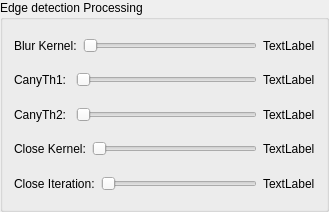
     <widget class="QGroupBox" name="groupBox_6">
      <property name="geometry">
       <rect>
        <x>1300</x>
        <y>20</y>
        <width>329</width>
        <height>212</height>
       </rect>
      </property>
      <property name="title">
       <string>Edge detection Processing</string>
      </property>
      <layout class="QVBoxLayout" name="verticalLayout_27">
       <item>
        <layout class="QVBoxLayout" name="verticalLayout_28">
         <item>
          <layout class="QVBoxLayout" name="verticalLayout_29">
           <item>
            <layout class="QHBoxLayout" name="horizontalLayout_44">
             <item>
              <widget class="QLabel" name="constlabelBlurKernel">
               <property name="text">
                <string>Blur Kernel:</string>
               </property>
              </widget>
             </item>
             <item>
              <widget class="QSlider" name="sliderBlurKernel">
               <property name="maximum">
                <number>50</number>
               </property>
               <property name="orientation">
                <enum>Qt::Horizontal</enum>
               </property>
              </widget>
             </item>
             <item>
              <widget class="QLabel" name="labelBlurKernel">
               <property name="text">
                <string>TextLabel</string>
               </property>
              </widget>
             </item>
            </layout>
           </item>
           <item>
            <layout class="QHBoxLayout" name="horizontalLayout_45">
             <item>
              <widget class="QLabel" name="constlabelCanyTh1Val">
               <property name="text">
                <string>CanyTh1: </string>
               </property>
              </widget>
             </item>
             <item>
              <widget class="QSlider" name="sliderCannyTh1">
               <property name="maximum">
                <number>1000</number>
               </property>
               <property name="orientation">
                <enum>Qt::Horizontal</enum>
               </property>
              </widget>
             </item>
             <item>
              <widget class="QLabel" name="labelCanyTh1Val">
               <property name="text">
                <string>TextLabel</string>
               </property>
              </widget>
             </item>
            </layout>
           </item>
           <item>
            <layout class="QHBoxLayout" name="horizontalLayout_46">
             <item>
              <widget class="QLabel" name="constlabelCanyTh2">
               <property name="text">
                <string>CanyTh2: </string>
               </property>
              </widget>
             </item>
             <item>
              <widget class="QSlider" name="sliderCannyTh2">
               <property name="maximum">
                <number>1000</number>
               </property>
               <property name="orientation">
                <enum>Qt::Horizontal</enum>
               </property>
              </widget>
             </item>
             <item>
              <widget class="QLabel" name="labelCanyTh2Val">
               <property name="text">
                <string>TextLabel</string>
               </property>
              </widget>
             </item>
            </layout>
           </item>
           <item>
            <layout class="QHBoxLayout" name="horizontalLayout_47">
             <item>
              <widget class="QLabel" name="constlabelCloseKernel">
               <property name="text">
                <string>Close Kernel:</string>
               </property>
              </widget>
             </item>
             <item>
              <widget class="QSlider" name="sliderCloseKernel">
               <property name="maximum">
                <number>50</number>
               </property>
               <property name="orientation">
                <enum>Qt::Horizontal</enum>
               </property>
              </widget>
             </item>
             <item>
              <widget class="QLabel" name="labelCloseKernel">
               <property name="text">
                <string>TextLabel</string>
               </property>
              </widget>
             </item>
            </layout>
           </item>
           <item>
            <layout class="QHBoxLayout" name="horizontalLayout_48">
             <item>
              <widget class="QLabel" name="constlabelCloseItr">
               <property name="text">
                <string>Close Iteration:</string>
               </property>
              </widget>
             </item>
             <item>
              <widget class="QSlider" name="sliderCloseItr">
               <property name="maximum">
                <number>50</number>
               </property>
               <property name="orientation">
                <enum>Qt::Horizontal</enum>
               </property>
              </widget>
             </item>
             <item>
              <widget class="QLabel" name="labelCloseItr">
               <property name="text">
                <string>TextLabel</string>
               </property>
              </widget>
             </item>
            </layout>
           </item>
          </layout>
         </item>
        </layout>
       </item>
      </layout>
     </widget>
